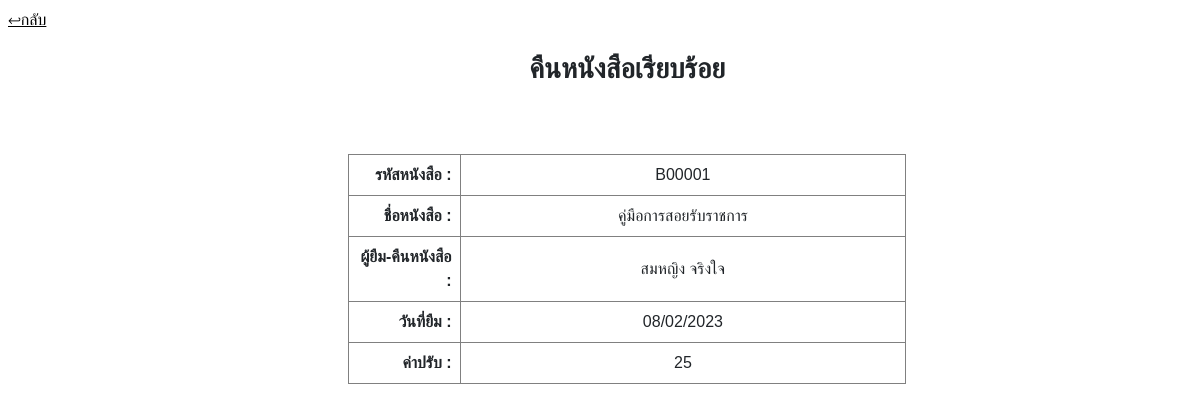
Screenshot of /return_book.php?id=2 (signed in) with the database file from the repository.
### tables this page shows
CREATE TABLE `tb_book` (
  `id` int(11) NOT NULL,
  `code_book` text NOT NULL,
  `b_name` text NOT NULL,
  `b_writer` text DEFAULT NULL,
  `b_category` text NOT NULL,
  `b_price` int(11) DEFAULT NULL
);

CREATE TABLE `tb_borrow_book` (
  `id` int(11) NOT NULL,
  `br_date_br` date NOT NULL DEFAULT current_timestamp(),
  `br_date_tr` date NOT NULL,
  `b_code` text NOT NULL,
  `m_user` text NOT NULL,
  `br_fine` int(11) NOT NULL DEFAULT 0,
  `status` int(11) NOT NULL DEFAULT 0
);

### backend/config.php (called while the page is built, shortened)
<?php
class Config
{
  private $dns = "mysql:host=" . self::HOST . ";dbname=" . self::DB . "";
  public $conn = null;
  public function __construct()
  {
    try {
      $this->conn = new PDO($this->dns, self::USER, self::PASS);
      $this->conn->setAttribute(PDO::ATTR_DEFAULT_FETCH_MODE, PDO::FETCH_ASSOC);
    } catch (PDOException $e) {
      die("ERROR" . $e->getMessage());
    }
    return $this->conn;
  }
}

### backend/function.php (called while the page is built, shortened)
<?php
require_once("config.php");
class db extends Config
{
  public function select_join_where(array $column,  $table_right,  $tale_left, $condition,  array $where, array $values)
  {
    $sql =  "SELECT " . implode(",", $column) . "  FROM " . $tale_left . " INNER JOIN " . $table_right . " ON " . $condition . " WHERE " . implode(" = ? AND ", $where) . " = ?";
    $select = $this->conn->prepare($sql);
    $select->execute($values);
    $result = $select->fetch();
    return $result;
  }
}

### return_book.php (the view, shortened to what this page needs)
<?php
require_once("backend/function.php");
$conn  = new db;
$id_br = isset($_GET['id']) ? $_GET['id'] : header("location:index.php");
$result_detail = $conn->select_join_where(["tb_book.b_name", "tb_borrow_book.*"], "tb_borrow_book", "tb_book", " tb_borrow_book.b_code = tb_book.code_book ", ["tb_borrow_book.id"], [$id_br]);
?>
<!DOCTYPE html>
<html lang="en">
<head>
  <link rel="stylesheet" href="assets/css/library.css">
  <?php include("structure/include_css.php")  ?>
</head>
<body class="bg_index">
  <a href="index.php" class="text-black p-2">↩กลับ</a>
  <div class="container w-100 my-5  d-flex flex-column  align-item-center">
    <center>
      <p class="fw-bold fs-3 text-center"><?= $result_detail['status'] == 0 ? 'คืนหนังสือ' : 'คืนหนังสือเรียบร้อย' ?></p>
    </center>
    <center>
      <form method="POST" id="return_books">
        <table class="table-bordered w-50 mt-5">
          <tbody>
            <tr>
              <td class="text-end p-2 fw-bold" style="width:20%">รหัสหนังสือ :</td>
              <td class="text-center p-2">
                <p class="mb-0"><?= $result_detail['b_code'] ?></p>
              </td>
            </tr>
            <tr>
              <td class="text-end p-2 fw-bold" style="width:20%">ชื่อหนังสือ :</td>
              <td class="text-center p-2">
                <p class="mb-0"><?= $result_detail['b_name'] ?></p>
              </td>
            </tr>
            <tr>
              <td class="text-end p-2 fw-bold" style="width:20%">ผู้ยืม-คืนหนังสือ :</td>
              <td class="text-center p-2">
                <p class="mb-0"><?= $result_detail['m_user'] ?></p>
              </td>
            </tr>
            <tr>
              <td class="text-end p-2 fw-bold" style="width:20%">วันที่ยืม :</td>
              <td class="text-center p-2">
                <p class="mb-0"><?= date("d/m/Y", strtotime($result_detail['br_date_br'])) ?></p>
              </td>
            </tr>
            <tr>
              <td class="text-end p-2 fw-bold" style="width:20%">ค่าปรับ :</td>
              <td class=" p-2">
                <?php if ($result_detail['status'] == 0) { ?>
                  <input type="number" name="fine" id="fine" placeholder="กรอกค่าหรับหนังสือ" class="form-control w-100 border-secondary" value="<?= $result_detail['br_fine'] ?>">
                <?php } else { ?>
                  <p class="mb-0 text-center"><?= $result_detail['br_fine'] ?></p>
                <?php  } ?>
              </td>
            </tr>
          </tbody>
        </table>
      </form>
    </center>
  </div>
</body>
</html>

### assets/css/library.css (style rules this page uses)
html { scroll-padding-top: 6rem; scroll-behavior: smooth; }
* { -webkit-box-sizing: border-box; box-sizing: border-box; font-family: Arial, Helvetica, sans-serif; -webkit-transition: all 0.5s; transition: all 0.5s; }
.bg_index { display: -webkit-box; display: -ms-flexbox; display: flex; -webkit-box-orient: horizontal; -webkit-box-direction: normal; -ms-flex-direction: row; flex-direction: row; width: 100%; min-height: 100vh; }

### rows the page displays
tb_book: tb_borrow_book.b_code "B00001", b_name "คู่มือการสอยรับราชการ", tb_borrow_book.m_user "สมหญิง จริงใจ", tb_borrow_book.br_date_br "08/02/2023", tb_borrow_book.br_fine "25"
